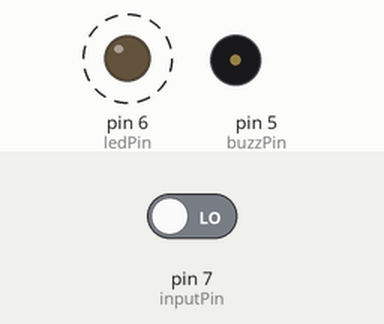
Recording of a sketch running on a simulated Arduino Uno, built with avr-gcc and run on an emulated ATmega328P. On the bench: output pins drawn as LEDs (lit = HIGH), buzzer (waves = sounding, pin HIGH). Dashed ring = blinking. The test bench sets the inputs (shaded band); at power-on: pin 7 (inputPin) LOW. Storage starts empty; what the sketch prints to the serial monitor is not drawn.

Above: at 0.18 s.
Timing chart, 0 to 5.7 s (numbered marks = the images above):
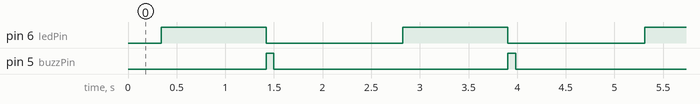

The sketch:

RNG_code.ino
```cpp
/*
The Super Three:
CS 697AN
Fall 2017

Members: Willhelmi, Chazni,and Anju

*/


//#include <DS3231.h>  //for RTC - Real Time Clock
//#include <pcmConfig.h>
//#include <pcmRF.h>
//#include <TMRpcm.h> //for Audio play
#include <SD.h>  //for communication with SD shield
#include <SPI.h>  //for SD shield
#define SD_ChipSelectPin 8

//Function prototypes
void produce_rn(int num_pulses);
void saveData();  // write data to SD card

const int inputPin = 7;
const int ledPin = 6;
const int buzzPin = 5;


//String dataString ="";
//String  dataString1 = "";


int i  = 0;
int numPulses = 0;
const int numBits = 64;
int rn[numBits];

File sensorData;
//const int chipSelect = 4;  //Chip Select pin (CS)

//Time since the program started
//unsigned long time;

//int pulse_counter = 0;
//int num_loops = 0;


void setup() //runs only once
{
  Serial.begin(9600);  // Open serial communications and wait for port to open:
 // rtc.begin();  // Initialize the rtc object (the clock module)

  // ******************Uncommented the following thee lines to Set the Date and Time********************

  //rtc.setDOW(FRIDAY);     // Set Day-of-Week to SUNDAY
  //rtc.setTime(1, 6, 00);     // Set the time to 12:00:00 (24hr format)
 // rtc.setDate(13, 10 , 2017);   // Set the date to January 1st, 2014


  Serial.println("Initializing SD card...");
  // see if the card is present and can be initialized:
 if (!SD.begin(SD_ChipSelectPin))
 {
   Serial.println("Card failed, or not present");
   // don't do anything more:
   return;
  }
 Serial.println("    .......Card initialized successfuly.");
 Serial.println();
 Serial.println();
 Serial.println();
 Serial.println();


pinMode(7,INPUT);
pinMode(6,OUTPUT);
pinMode(5,OUTPUT);
}


//BEGINING OF THE  INFINIT LOOP **********************************************************************************
//****************************************************************************************************************
void loop()
{
if(i < numBits){
  if (digitalRead(inputPin) == HIGH){ //fill the array
       rn[i] = 1;
       i++;
    }else{
      rn[i] = 0;
      i++;
      }
    }else{  //write to SD card and print in the serial terminal
      i = 0;
      int j = 0;

      digitalWrite(ledPin, HIGH);  //turn On the LED to indicate generation of one random number
      Serial.println("Generating a random number, please wait...");  //announce the generation
      delay(1000);
      sensorData = SD.open("rn_data.csv", FILE_WRITE);  //open the file for writing
      while( j < numBits){
        if (sensorData){
            sensorData.print(rn[j]);
            //sensorData.print(",");

             Serial.print(rn[j]);
             Serial.print(" ");
             //Serial.println();
        }else{
          Serial.println("Error writing to file !");
        }

        j++;
      }
      sensorData.println();
      Serial.println();
      sensorData.close(); // close the file
      digitalWrite(ledPin, LOW);  //turn off the LED to indicate complition
      Serial.println();
      Serial.println();
      digitalWrite(buzzPin, HIGH);
      delay(80) ;
      digitalWrite(buzzPin, LOW);
      delay(1000) ;
    }
 delay(5);

}//End of the Main LOOP

//******************************************************************************************************************************


void produce_rn(int num_pulses)
{
Serial.println(num_pulses);
//Serial.println ("testing...");
//delay(1000);

}

//******************************************************************************************************************************

//write to the log file
void saveData()
{

// now append new data file
File sensorData = SD.open("data.csv", FILE_WRITE);
if (sensorData)
  {
    int j = 0;
    while (j < numBits){
      sensorData.print("fdsfsfsdf");
      sensorData.print(",");
    }
    sensorData.println();
    sensorData.close(); // close the file
  }

else
{

   Serial.println("Error writing to file !");
}

}
```

Measured:
- by itself, pin 6 (ledPin): alternates HIGH for 1.1 s and LOW for 1.4 s
- by itself, pin 5 (buzzPin): alternates HIGH for 0.08 s and LOW for 2.4 s
- by itself, everything shown: repeats every 2.5 s, in 3 steps
